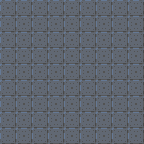

This game map was drawn from its Tiled (.tmx) file and the tilesets committed beside it. A one-line description and the full map source follow:
An orthogonal 9x9 tile map with 16x16 px tiles, 1 tile layer (块层 1).

<map version="1.0" tiledversion="2017.10.11" orientation="orthogonal" renderorder="right-down" width="9" height="9" tilewidth="16" tileheight="16" infinite="0" nextobjectid="1">
 <tileset firstgid="1" source="tiles.tsx" />
 <layer name="块层 1" width="9" height="9">
  <data encoding="csv">
1,1,1,1,1,1,1,1,1,
1,1,1,1,1,1,1,1,1,
1,1,1,1,1,1,1,1,1,
1,1,1,1,1,1,1,1,1,
1,1,1,1,1,1,1,1,1,
1,1,1,1,1,1,1,1,1,
1,1,1,1,1,1,1,1,1,
1,1,1,1,1,1,1,1,1,
1,1,1,1,1,1,1,1,1
</data>
 </layer>
</map>
